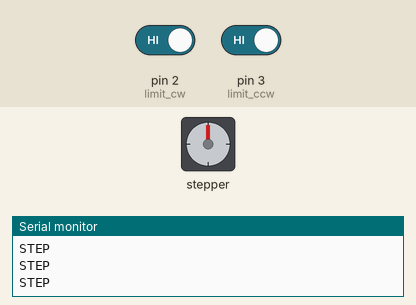
This sketch was run on a simulated Arduino Uno, built with avr-gcc and run on an emulated ATmega328P. On the bench: stepper motor, the last lines printed to the serial monitor. The inputs (shaded band) are chosen by the test bench; at power-on: pin 2 (limit_cw) HIGH, pin 3 (limit_ccw) HIGH. Stepper angles assume 24 steps per turn.

Above: at 1.2 s.
1.3 s: pin 2 (limit_cw) driven LOW
At 2.02 s:
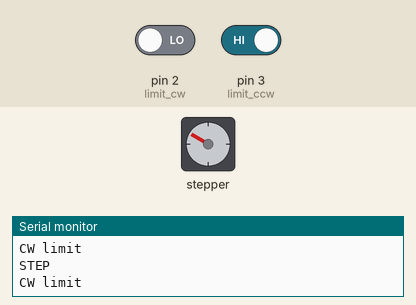
4.3 s: pin 3 (limit_ccw) driven LOW
At 5.15 s:
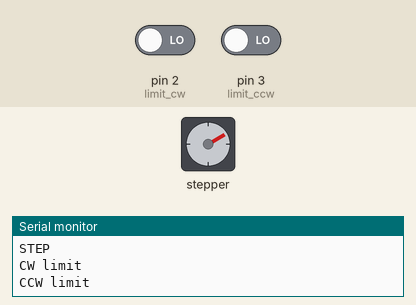
Timing chart, 0 to 13.3 s (numbered marks = the images above; inputs shaded):
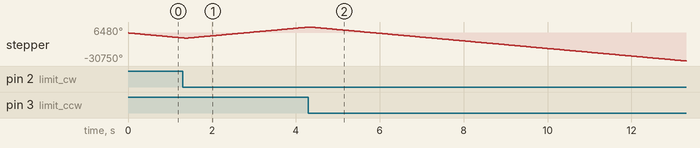

The sketch:

code.ino.ino
```cpp
#include <Stepper.h>

const int stepsPerRevolution = 24;

const int limit_cw = 2;
const int limit_ccw = 3;

int dir = -1;

Stepper myStepper(stepsPerRevolution, 4, 5, 6, 7);

void setup() {
  // set the speed at 60 rpm:
  myStepper.setSpeed(700);

  // initialize the serial port:
  Serial.begin(9600);
  pinMode(limit_cw, INPUT);
  pinMode(limit_ccw, INPUT);
}

void loop() {
  Serial.println("STEP");
  if(digitalRead(limit_cw) == LOW) {
    Serial.println("CW limit");
    dir = 1;
  }
  if(digitalRead(limit_ccw) == LOW) {
    Serial.println("CCW limit");
    dir = -1;
  }
  myStepper.step(stepsPerRevolution * dir);
  /*
  // step one revolution  in one direction:
  Serial.println("clockwise");
  myStepper.step(stepsPerRevolution);
  delay(500);

  // step one revolution in the other direction:
  Serial.println("counterclockwise");
  myStepper.step(-stepsPerRevolution);
  delay(500);
  */
}
```
